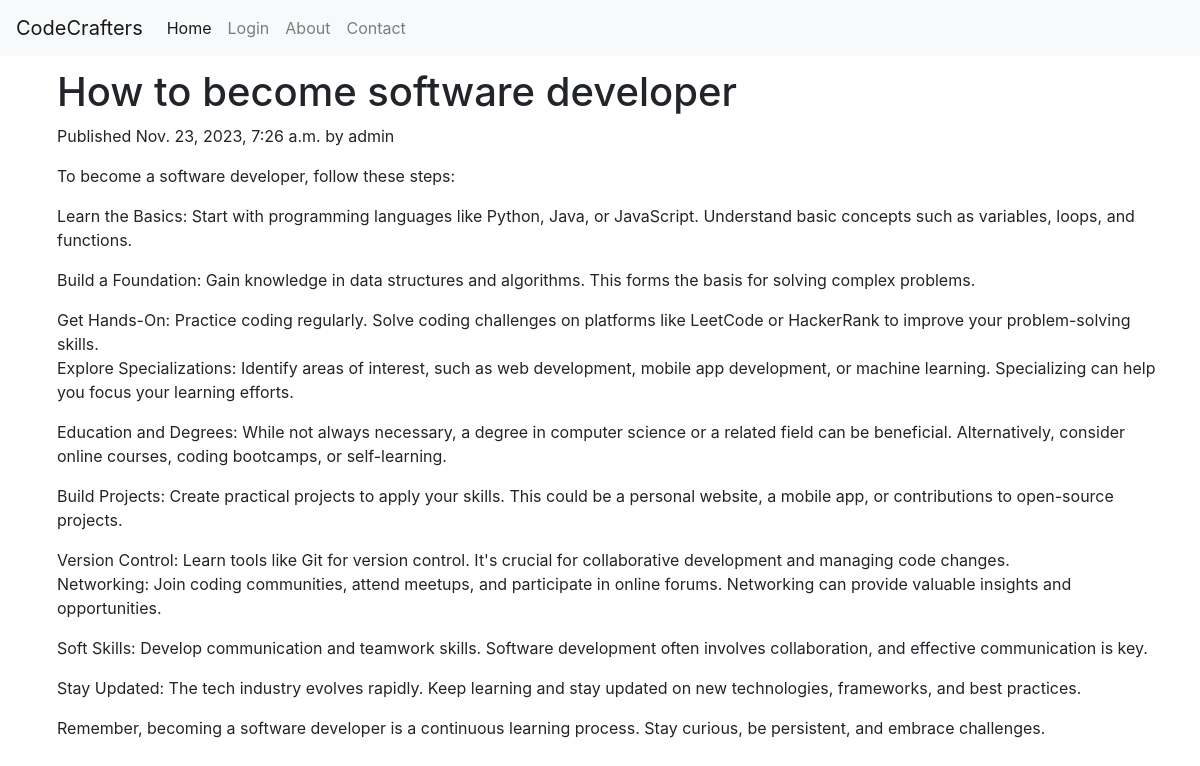
The page /2023/11/23/how-to-become-software-developer/ on the database its author committed.
### blog/models.py (models this page shows, shortened)
class Post(models.Model):
  STATUS_CHOICES = (
        ('draft', 'Draft'),
        ('published', 'Published'),
    )
  title = models.CharField(max_length=250)
  slug = models.SlugField(max_length=250,
                            unique_for_date='publish')
  author = models.ForeignKey(User,
                              on_delete=models.CASCADE,
                              related_name='blog_posts')
  body = models.TextField()
  publish = models.DateTimeField(default=timezone.now)
  created = models.DateTimeField(auto_now_add=True)
  updated = models.DateTimeField(auto_now=True)
  status = models.CharField(max_length=10,
                              choices=STATUS_CHOICES,
                              default='draft')
  objects=models.Manager()
  published=PublishedManager()
  class Meta:
    ordering = ('-publish',)

### blog/views.py (the view)
# urls.py: path('<int:year>/<int:month>/<int:day>/<slug:post>/',views.post_detail,name='post_detail'),
def post_detail(request, year, month, day, post):
  post = get_object_or_404(Post, slug=post,status='published',publish__year=year,publish__month=month,publish__day=day)
  return render(request,'blog/post/detail.html',{'post': post})

### blog/templates/blog/post/detail.html (shortened to what this page needs)
{% extends "blog/base.html" %}
{% block content %}
<div class="container m-2 p-1">
  <h1>{{ post.title }}</h1>
  <p class="date">
    Published {{ post.publish }} by {{ post.author }}
  </p>
  {{ post.body|linebreaks }}
{% endblock %}

### rows shown on the page
Post: title "How to become software developer", publish "Nov. 23, 2023, 7:26 a.m.", author "admin", body "To become a software developer, follow these steps: Learn the Basics: Start with programming languages like Python, Java, or JavaScript. Understand basic concepts such as variables, loops, and functions. Build a Foundation: Gain knowledge in data structures and algorithms. This forms the basis for solving complex problems. Get Hands-On: Practice coding regularly. Solve coding challenges on platforms like LeetCode or HackerRank to improve your problem-solving skills. Explore Specializations: Identify areas of interest, such as web development, mobile app development, or machine learning. Specializing can help you focus your learning efforts. Education and Degrees: While not always necessary,…"
